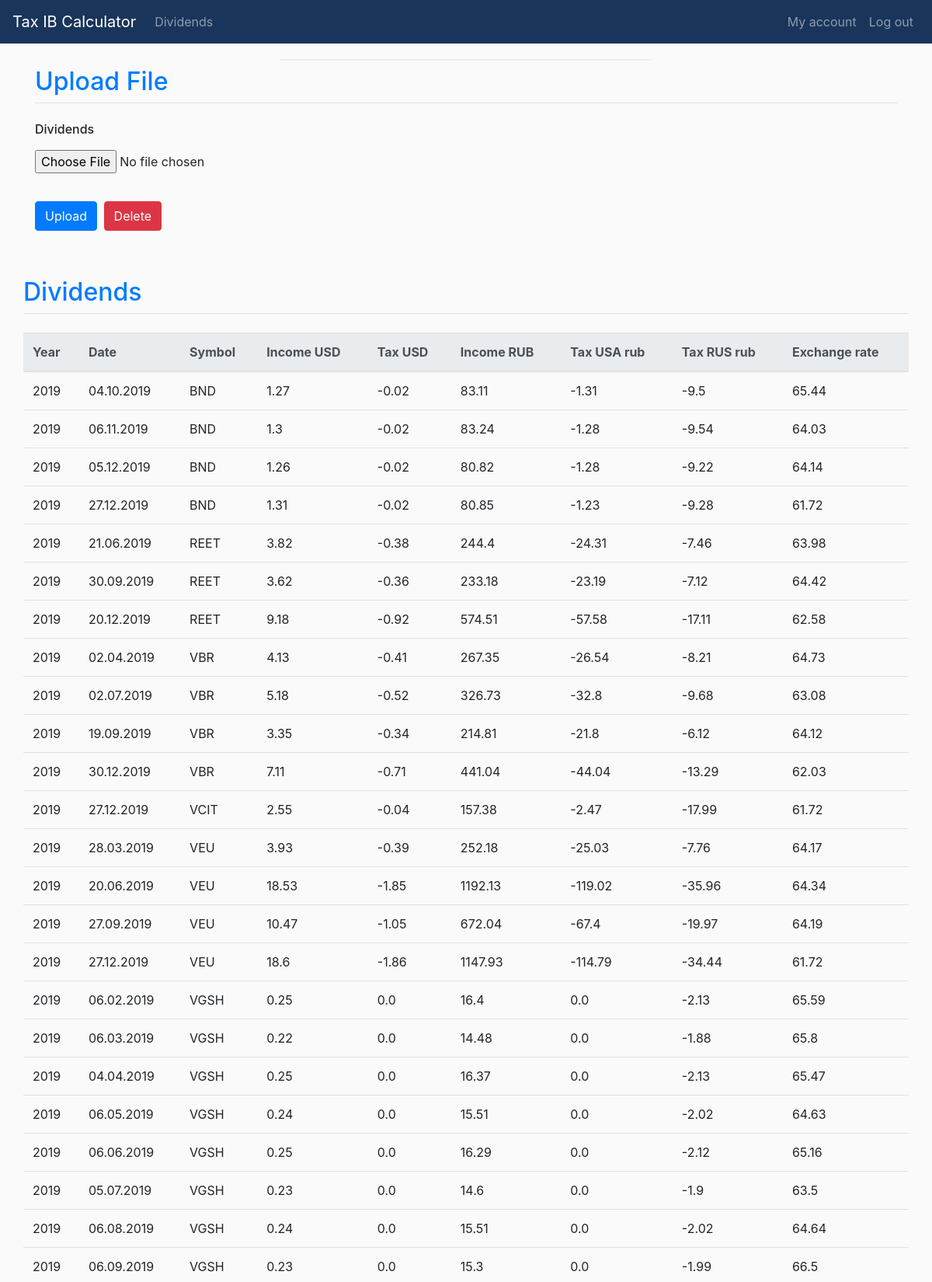
Screenshot of /dividends (signed in, upper part) with the database file from the repository.
### application/models.py (models this page shows, shortened)
class Dividends(db.Model, UserMixin):
    dividend_id = db.Column(db.Integer, primary_key=True)
    symbol = db.Column(db.String(100), nullable = False)
    div_date = db.Column(db.String(50), nullable = False)
    div_year = db.Column(db.Integer, nullable = False)
    gross_income_usd = db.Column(db.Float,nullable = False)
    tax_us = db.Column(db.Float,nullable=False)
    exchange_rate = db.Column(db.Float,nullable=False)
    gross_income_rub = db.Column(db.Float,nullable = False)
    tax_USA_rub = db.Column(db.Float,nullable=False)
    tax_RUS_rub = db.Column(db.Float,nullable=False)
    users_id = db.Column(db.Integer, db.ForeignKey('users.id'), nullable=False)

### application/routes.py (the view)
@app.route("/dividends", methods=["GET","POST"])
@login_required
def dividends():
    form = DividendsUploadForm()
    if form.validate_on_submit():
        if form.csv.data:
            f = form.csv.data
            fstring = f.read().decode("utf-8").lower()
            index_left = fstring.find("DividendDetail".lower())
            index_right = fstring.find("DividendRevenueSummary".lower())
            tmp_string = fstring[index_left:index_right]
            splitted_list = tmp_string.splitlines()
            splitted_list = [s.rstrip(",") for s in splitted_list]
            reader = csv.DictReader(splitted_list)
            for row in reader:
                if row["datadiscriminator"] == "summary":
                    d1 = datetime.strptime(row["reportdate"], '%Y%m%d')
                    d2 = datetime.strftime(d1,"%d.%m.%Y")
                    exch_rate = 0
                    with open("application/usd.csv",'r') as file_usd:
                        usd_reader = csv.DictReader(file_usd)
                        while exch_rate == 0:
                            for d in usd_reader:
                                if datetime.strptime(d["data"],'%d.%m.%Y') == d1:
                                    exch_rate = float(d["curs"])
                                elif datetime.strptime(d["data"],'%d.%m.%Y') > d1:
                                    exch_rate = prev_exch_rate
                                else:
                                    prev_exch_rate = float(d["curs"])
                    income_rub = float(row["grossinusd"])  * float(exch_rate)
                    taxInUsRub = float(row["withholdinusd"]) * float(exch_rate)
                    tax13 = income_rub * -0.13
                    taxInRus = tax13 - taxInUsRub
                    if taxInRus > 0:
                        taxInRus = 0
                    data = Dividends(
                        symbol = row["symbol"].upper(),
                        div_date = d2,
                        div_year = int(row["reportdate"][0:4]),
                        gross_income_usd = float(row["grossinusd"]),
                        tax_us = float(row["withholdinusd"]),
                        exchange_rate = "{:.2f}".format(exch_rate),
                        gross_income_rub = "{:.2f}".format(income_rub),
                        tax_USA_rub = "{:.2f}".format(taxInUsRub),
                        tax_RUS_rub = "{:.2f}".format(taxInRus),
                        users_id = current_user.id
                    )
                    db.session.add(data)
                    db.session.commit()
        return redirect(url_for('dividends'))
    else:
        result = Dividends.query.filter(Dividends.users_id == current_user.id).all()
        return render_template("dividends.html", form=form, dividends=result)

### application/forms.py
class DividendsUploadForm(FlaskForm):
    csv = FileField("Dividends", validators=[FileAllowed(['csv'])])
    submit = SubmitField('Upload')

### application/models.py (called while the page is built)
@login_manager.user_loader
def load_user(user_id):
    return Users.query.get(int(user_id))

### application/templates/dividends.html (shortened to what this page needs)
{% extends 'base.html' %}
{% block main %}
    <div class="container">
        <form method="POST", action="/dividends" enctype="multipart/form-data">
            <fieldset class="form-group">
                <legend class="pt-2 text-primary border-bottom mb-4"><h2>Upload File</h2></legend>
                <div class="form-group">
                    <h6>{{ form.csv.label(class="form-control-label")}}</h6>
                    {{form.csv(class="form-control-file")}}
                </div>
            </fieldset>
            <div>
                {{ form.submit(class="btn btn-primary") }}
                <button type="button" class="btn btn-danger m-1" data-toggle="modal" data-target="#deleteModal">Delete</button>
            </div>
        </form>
    </div>
    <div class="container mt-5">
        <div class="row">
            <legend class="pt-2 text-primary border-bottom mb-4"><h2>Dividends</h2></legend>
        </div>
        <div class="row">
              <table class="table">
                <thead class="thead-light">
                  <tr>
                    <th scope="col">Year</th>
                    <th scope="col">Date</th>
                    <th scope="col">Symbol</th>
                    <th scope="col">Income USD</th>
                    <th scope="col">Tax USD</th>
                    <th scope="col">Income RUB</th>
                    <th scope="col">Tax USA rub</th>
                    <th scope="col">Tax RUS rub</th>
                    <th scope="col">Exchange rate</th>
                  </tr>
                </thead>
                <tbody>
                {% for row in dividends %}
                  <tr>
                    <td>{{ row.div_year }}</td>
                    <td>{{ row.div_date }}</td>
                    <td>{{ row.symbol }}</td>
                    <td>{{ row.gross_income_usd }}</td>
                    <td>{{ row.tax_us }}</td>
                    <td>{{ row.gross_income_rub }}</td>
                    <td>{{ row.tax_USA_rub }}</td>
                    <td>{{ row.tax_RUS_rub }}</td>
                    <td>{{ row.exchange_rate }}</td>
                  </tr>
                {% endfor %}
                </tbody>
              </table>
        </div>
    </div>
{% endblock %}

### application/templates/base.html (shortened to what this page needs)
<!doctype html>
<html lang="en">
    <head>
            <link rel="stylesheet" href="https://stackpath.bootstrapcdn.com/bootstrap/4.4.1/css/bootstrap.min.css">
            <link rel= "stylesheet" type= "text/css" href="{{ url_for('static',filename='main.css') }}">
    </head>
    <body>
        <nav class="navbar navbar-expand-md navbar-dark" style="background-color: #1A355B;">
            <a class="navbar-brand" href="{{ url_for('home')}}">Tax IB Calculator</a>
            {% if current_user.is_authenticated %}
                <div class="collapse navbar-collapse" id="collapsibleNavbar">
                    <ul class="navbar-nav mr-auto">
                        <li class="nav-item"><a class="nav-link" href="{{ url_for('dividends')}}">Dividends</a></li>
                    </ul>
                    <ul class="navbar-nav ml-auto">
                        <li class="nav-item"><a class="nav-link" href="{{ url_for('account')}}">My account</a></li>
                        <li class="nav-item"><a class="nav-link" href="{{ url_for('logout')}}">Log out</a></li>
                    </ul>
                </div>
            {% endif %}
        </nav>
        <div class="my-container">
        </div>
            {%block main%}
            {%endblock%}
    </body>
</html>

### application/static/main.css (style rules this page uses)
.my-container { margin-left: 30%; margin-right: 30%; margin-top: 20px; background-color: white; border:1px solid #EEECEF; }
body { background-color: #FAFAFA; }

### rows the page displays
Dividends: div_year "2019", div_date "04.10.2019", symbol "BND", gross_income_usd "1.27", tax_us "-0.02", gross_income_rub "83.11", tax_USA_rub "-1.31", tax_RUS_rub "-9.5", exchange_rate "65.44"
Dividends: div_year "2019", div_date "06.11.2019", symbol "BND", gross_income_usd "1.3", tax_us "-0.02", gross_income_rub "83.24", tax_USA_rub "-1.28", tax_RUS_rub "-9.54", exchange_rate "64.03"
Dividends: div_year "2019", div_date "05.12.2019", symbol "BND", gross_income_usd "1.26", tax_us "-0.02", gross_income_rub "80.82", tax_USA_rub "-1.28", tax_RUS_rub "-9.22", exchange_rate "64.14"
Dividends: div_year "2019", div_date "27.12.2019", symbol "BND", gross_income_usd "1.31", tax_us "-0.02", gross_income_rub "80.85", tax_USA_rub "-1.23", tax_RUS_rub "-9.28", exchange_rate "61.72"
Dividends: div_year "2019", div_date "21.06.2019", symbol "REET", gross_income_usd "3.82", tax_us "-0.38", gross_income_rub "244.4", tax_USA_rub "-24.31", tax_RUS_rub "-7.46", exchange_rate "63.98"
Dividends: div_year "2019", div_date "30.09.2019", symbol "REET", gross_income_usd "3.62", tax_us "-0.36", gross_income_rub "233.18", tax_USA_rub "-23.19", tax_RUS_rub "-7.12", exchange_rate "64.42"
Dividends: div_year "2019", div_date "20.12.2019", symbol "REET", gross_income_usd "9.18", tax_us "-0.92", gross_income_rub "574.51", tax_USA_rub "-57.58", tax_RUS_rub "-17.11", exchange_rate "62.58"
Dividends: div_year "2019", div_date "02.04.2019", symbol "VBR", gross_income_usd "4.13", tax_us "-0.41", gross_income_rub "267.35", tax_USA_rub "-26.54", tax_RUS_rub "-8.21", exchange_rate "64.73"
Dividends: div_year "2019", div_date "02.07.2019", symbol "VBR", gross_income_usd "5.18", tax_us "-0.52", gross_income_rub "326.73", tax_USA_rub "-32.8", tax_RUS_rub "-9.68", exchange_rate "63.08"
Dividends: div_year "2019", div_date "19.09.2019", symbol "VBR", gross_income_usd "3.35", tax_us "-0.34", gross_income_rub "214.81", tax_USA_rub "-21.8", tax_RUS_rub "-6.12", exchange_rate "64.12"
Dividends: div_year "2019", div_date "30.12.2019", symbol "VBR", gross_income_usd "7.11", tax_us "-0.71", gross_income_rub "441.04", tax_USA_rub "-44.04", tax_RUS_rub "-13.29", exchange_rate "62.03"
Dividends: div_year "2019", div_date "27.12.2019", symbol "VCIT", gross_income_usd "2.55", tax_us "-0.04", gross_income_rub "157.38", tax_USA_rub "-2.47", tax_RUS_rub "-17.99", exchange_rate "61.72"
Dividends: div_year "2019", div_date "28.03.2019", symbol "VEU", gross_income_usd "3.93", tax_us "-0.39", gross_income_rub "252.18", tax_USA_rub "-25.03", tax_RUS_rub "-7.76", exchange_rate "64.17"
Dividends: div_year "2019", div_date "20.06.2019", symbol "VEU", gross_income_usd "18.53", tax_us "-1.85", gross_income_rub "1192.13", tax_USA_rub "-119.02", tax_RUS_rub "-35.96", exchange_rate "64.34"
Dividends: div_year "2019", div_date "27.09.2019", symbol "VEU", gross_income_usd "10.47", tax_us "-1.05", gross_income_rub "672.04", tax_USA_rub "-67.4", tax_RUS_rub "-19.97", exchange_rate "64.19"
Dividends: div_year "2019", div_date "27.12.2019", symbol "VEU", gross_income_usd "18.6", tax_us "-1.86", gross_income_rub "1147.93", tax_USA_rub "-114.79", tax_RUS_rub "-34.44", exchange_rate "61.72"
Dividends: div_year "2019", div_date "06.02.2019", symbol "VGSH", gross_income_usd "0.25", tax_us "0.0", gross_income_rub "16.4", tax_USA_rub "0.0", tax_RUS_rub "-2.13", exchange_rate "65.59"
Dividends: div_year "2019", div_date "06.03.2019", symbol "VGSH", gross_income_usd "0.22", tax_us "0.0", gross_income_rub "14.48", tax_USA_rub "0.0", tax_RUS_rub "-1.88", exchange_rate "65.8"
Dividends: div_year "2019", div_date "04.04.2019", symbol "VGSH", gross_income_usd "0.25", tax_us "0.0", gross_income_rub "16.37", tax_USA_rub "0.0", tax_RUS_rub "-2.13", exchange_rate "65.47"
Dividends: div_year "2019", div_date "06.05.2019", symbol "VGSH", gross_income_usd "0.24", tax_us "0.0", gross_income_rub "15.51", tax_USA_rub "0.0", tax_RUS_rub "-2.02", exchange_rate "64.63"
Dividends: div_year "2019", div_date "06.06.2019", symbol "VGSH", gross_income_usd "0.25", tax_us "0.0", gross_income_rub "16.29", tax_USA_rub "0.0", tax_RUS_rub "-2.12", exchange_rate "65.16"
Dividends: div_year "2019", div_date "05.07.2019", symbol "VGSH", gross_income_usd "0.23", tax_us "0.0", gross_income_rub "14.6", tax_USA_rub "0.0", tax_RUS_rub "-1.9", exchange_rate "63.5"
Dividends: div_year "2019", div_date "06.08.2019", symbol "VGSH", gross_income_usd "0.24", tax_us "0.0", gross_income_rub "15.51", tax_USA_rub "0.0", tax_RUS_rub "-2.02", exchange_rate "64.64"
Dividends: div_year "2019", div_date "06.09.2019", symbol "VGSH", gross_income_usd "0.23", tax_us "0.0", gross_income_rub "15.3", tax_USA_rub "0.0", tax_RUS_rub "-1.99", exchange_rate "66.5"
